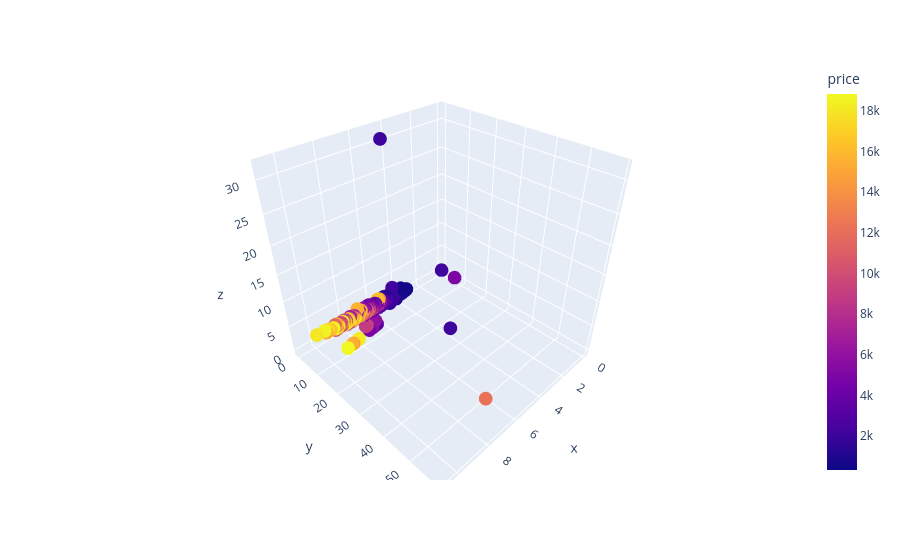

Notebook code for this chart:
### Code cell
import plotly.express as px

fig = px.scatter_3d(anscombe, x='x', y='y', z='z', color='price')
fig.show()

### Figure 1 — Plotly figure (JSON) as saved in the notebook; plotly's stock layout.template omitted (floating-point values rounded to 4 significant figures; data arrays with more than 128 entries replaced by an {"elided": "..."} marker saying what was removed)
{"data": [{"hovertemplate": "x=%{x}<br>y=%{y}<br>z=%{z}<br>price=%{marker.color}<extra></extra>", "legendgroup": "", "marker": {"color": {"elided": "53940 int values"}, "coloraxis": "coloraxis", "symbol": "circle"}, "mode": "markers", "name": "", "scene": "scene", "showlegend": false, "type": "scatter3d", "x": {"elided": "53940 float values"}, "y": {"elided": "53940 float values"}, "z": {"elided": "53940 float values"}}], "layout": {"coloraxis": {"colorbar": {"title": {"text": "price"}}, "colorscale": [[0, "#0d0887"], [0.1111, "#46039f"], [0.2222, "#7201a8"], [0.3333, "#9c179e"], [0.4444, "#bd3786"], [0.5556, "#d8576b"], [0.6667, "#ed7953"], [0.7778, "#fb9f3a"], [0.8889, "#fdca26"], [1, "#f0f921"]]}, "legend": {"tracegroupgap": 0}, "margin": {"t": 60}, "scene": {"domain": {"x": [0, 1], "y": [0, 1]}, "xaxis": {"title": {"text": "x"}}, "yaxis": {"title": {"text": "y"}}, "zaxis": {"title": {"text": "z"}}}}}
